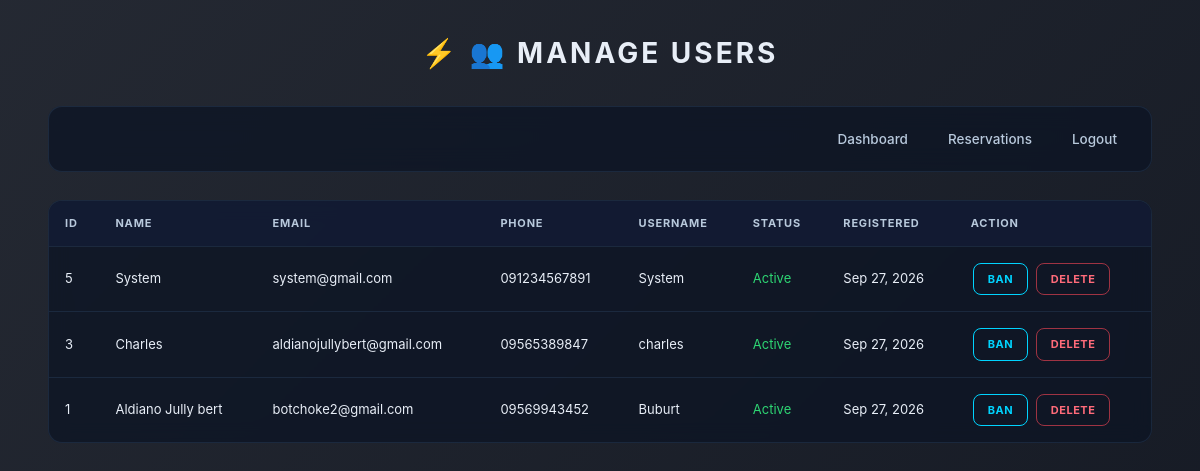
Page /admin/manage_users.php (signed in) on the committed database.
### tables this page shows
CREATE TABLE `users` (
  `id` int(11) NOT NULL,
  `fullname` varchar(100) DEFAULT NULL,
  `email` varchar(100) DEFAULT NULL,
  `phone` varchar(20) DEFAULT NULL,
  `username` varchar(50) DEFAULT NULL,
  `password` varchar(255) DEFAULT NULL,
  `role` enum('admin','user') DEFAULT 'user',
  `status` enum('active','banned') DEFAULT 'active',
  `created_at` timestamp NOT NULL DEFAULT current_timestamp()
);

### admin/manage_users.php (the view, shortened to what this page needs)
<?php
include "../db.php";
$users = mysqli_query($conn, "SELECT * FROM users WHERE role='user' ORDER BY id DESC");
?>
<!DOCTYPE html>
<html>
<head>
    <link rel="stylesheet" href="style.css">
    <link rel="stylesheet" href="https://cdnjs.cloudflare.com/ajax/libs/font-awesome/6.0.0-beta3/css/all.min.css">
</head>
<body>
<div class="container">
    <h1 class="title">👥 MANAGE USERS</h1>
    <div class="nav">
        <a href="index.php">Dashboard</a>
        <a href="manage_reservations.php">Reservations</a>
        <a href="logout.php">Logout</a>
    </div>
    <div class="table-container">
        <table>
            <thead>
                <tr>
                    <th>ID</th><th>Name</th><th>Email</th><th>Phone</th>
                    <th>Username</th><th>Status</th><th>Registered</th><th>Action</th>
                </tr>
            </thead>
            <tbody>
                <?php if(mysqli_num_rows($users) > 0): ?>
                    <?php while($u = mysqli_fetch_assoc($users)): ?>
                    <tr>
                        <td><?php echo $u['id']; ?></td>
                        <td><?php echo htmlspecialchars($u['fullname'] ?? '-'); ?></td>
                        <td><?php echo htmlspecialchars($u['email'] ?? '-'); ?></td>
                        <td><?php echo htmlspecialchars($u['phone'] ?? '-'); ?></td>
                        <td><?php echo htmlspecialchars($u['username']); ?></td>
                        <td>
                            <span style="color:<?php echo $u['status']=='active'?'#2ed573':'#ff4757'; ?>">
                                <?php echo ucfirst($u['status']); ?>
                            </span>
                        </td>
                        <td><?php echo date('M d, Y', strtotime($u['created_at'])); ?></td>
                        <td>
                            <a class="editbtn" href="?toggle=<?php echo $u['id']; ?>">
                                <?php echo $u['status']=='active' ? 'Ban' : 'Unban'; ?>
                            </a>
                            <a class="exitbtn" href="?delete=<?php echo $u['id']; ?>" onclick="return confirm('Delete this user?')">Delete</a>
                        </td>
                    </tr>
                    <?php endwhile; ?>
                <?php else: ?>
                    <tr><td colspan="8" style="text-align:center;padding:40px;color:#4a5568;">No registered users yet</td></tr>
                <?php endif; ?>
            </tbody>
        </table>
    </div>
</div>
</body>
</html>

### admin/style.css (style rules this page uses)
:root { --bg-deep: #060b16; --bg-panel: #0d1424; --bg-panel-2: #131c33; --accent: #4F7CAC; --blue: #2c5f8d; --cyan: #00d4ff; --cyan-glow: rgba(0, 212, 255, 0.35); --green: #2ed573; --orange: #f59e0b; --red: #ff4757; --text: #e8eef7; --text-soft: #b8c9dc; --text-muted: #6b7d99; --line: rgba(79, 124, 172, 0.18); --line-strong: rgba(79, 124, 172, 0.4); --radius-sm: 6px; --radius-md: 10px; --radius-lg: 14px; --shadow-md: 0 8px 30px rgba(0, 0, 0, 0.5); --shadow-lg: 0 20px 60px rgba(0, 0, 0, 0.7); }
* { box-sizing: border-box; margin: 0; padding: 0; }
html { overflow-x: hidden; }
body { background: linear-gradient(135deg, rgba(6, 11, 22, 0.88) 0%, rgba(6, 11, 22, 0.94) 100%), url("https://images.unsplash.com/photo-1506521781263-d8422e82f27a?w=1920&q=80") center/cover no-repeat fixed; color: var(--text); font-family: 'Inter', 'Segoe UI', system-ui, -apple-system, Arial, sans-serif; line-height: 1.5; min-height: 100vh; -webkit-font-smoothing: antialiased; font-size: 14px; background-attachment: fixed; min-width: 1000px; }
.container { max-width: 1400px; width: 92%; margin: auto; padding: 32px 0 60px; }
.title { text-align: center; font-size: 28px; letter-spacing: 3px; color: var(--text); margin-bottom: 32px; font-weight: 700; position: relative; display: inline-block; width: 100%; }
.title::before { content: "⚡"; margin-right: 10px; color: var(--cyan); display: inline-block; }
.nav { display: flex; justify-content: flex-end; align-items: center; flex-wrap: wrap; gap: 4px; margin-bottom: 28px; padding: 12px 16px; background: rgba(13, 20, 36, 0.75); backdrop-filter: blur(12px); border: 1px solid var(--line); border-radius: 14px; }
.nav a { color: var(--text-soft); padding: 10px 18px; margin: 0; text-decoration: none; font-weight: 500; font-size: 13.5px; border-radius: 10px; transition: 0.2s; display: inline-flex; align-items: center; gap: 6px; position: relative; }
.table-container { overflow-x: auto; margin-top: 16px; background: rgba(13, 20, 36, 0.75); backdrop-filter: blur(10px); border: 1px solid var(--line); border-radius: 14px; }
table { width: 100%; border-collapse: collapse; background: transparent; min-width: 900px; }
th { background: rgba(19, 28, 51, 0.9); color: var(--text-soft); padding: 14px 16px; font-size: 11px; font-weight: 700; letter-spacing: 0.8px; text-transform: uppercase; border-bottom: 1px solid var(--line); text-align: left; white-space: nowrap; }
td { padding: 14px 16px; font-size: 13px; color: var(--text); border-bottom: 1px solid var(--line); text-align: left; vertical-align: middle; }
tbody tr:last-child td { border-bottom: none; }
.editbtn { display: inline-flex; align-items: center; justify-content: center; padding: 7px 14px; background: transparent; color: var(--cyan); border: 1px solid var(--cyan); text-decoration: none; border-radius: 8px; font-size: 11px; font-weight: 700; letter-spacing: 0.5px; margin: 2px; transition: 0.2s; cursor: pointer; text-transform: uppercase; font-family: inherit; }
.exitbtn { display: inline-flex; align-items: center; justify-content: center; padding: 7px 14px; background: transparent; color: #ff6b7a; border: 1px solid rgba(255, 71, 87, 0.6); text-decoration: none; border-radius: 8px; font-size: 11px; font-weight: 700; letter-spacing: 0.5px; margin: 2px; transition: 0.2s; cursor: pointer; text-transform: uppercase; font-family: inherit; }

### rows in the picture
users: id "5", fullname "System", email "system@gmail.com", phone "091234567891", username "System", status "Active", created_at "Sep 27, 2026", shows "BAN"
users: id "3", fullname "Charles", email "aldianojullybert@gmail.com", phone "09565389847", username "charles", status "Active", created_at "Sep 27, 2026", shows "BAN"
users: id "1", fullname "Aldiano Jully bert", email "botchoke2@gmail.com", phone "09569943452", username "Buburt", status "Active", created_at "Sep 27, 2026", shows "BAN"
